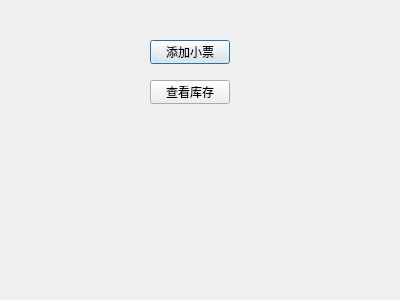
<?xml version="1.0" encoding="UTF-8"?>
<ui version="4.0">
 <class>InvoiceManageDialog</class>
 <widget class="QDialog" name="InvoiceManageDialog">
  <property name="geometry">
   <rect>
    <x>0</x>
    <y>0</y>
    <width>400</width>
    <height>300</height>
   </rect>
  </property>
  <property name="windowTitle">
   <string>Dialog</string>
  </property>
  <widget class="QPushButton" name="newInvoiceButton">
   <property name="geometry">
    <rect>
     <x>150</x>
     <y>40</y>
     <width>80</width>
     <height>24</height>
    </rect>
   </property>
   <property name="text">
    <string>添加小票</string>
   </property>
  </widget>
  <widget class="QPushButton" name="viewInvoiceButton">
   <property name="geometry">
    <rect>
     <x>150</x>
     <y>80</y>
     <width>80</width>
     <height>24</height>
    </rect>
   </property>
   <property name="text">
    <string>查看库存</string>
   </property>
  </widget>
 </widget>
 <resources/>
 <connections/>
</ui>
